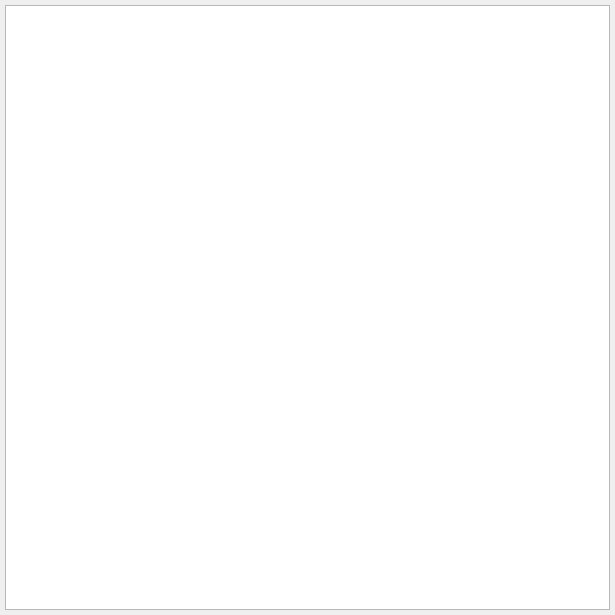
<?xml version="1.0" encoding="UTF-8"?>
<ui version="4.0">
 <class>ImageView</class>
 <widget class="QDialog" name="ImageView">
  <property name="geometry">
   <rect>
    <x>0</x>
    <y>0</y>
    <width>615</width>
    <height>615</height>
   </rect>
  </property>
  <property name="windowTitle">
   <string>Dialog</string>
  </property>
  <layout class="QVBoxLayout" name="verticalLayout">
   <property name="margin">
    <number>5</number>
   </property>
   <item>
    <widget class="QGraphicsView" name="graphicsView"/>
   </item>
  </layout>
 </widget>
 <resources/>
 <connections/>
</ui>
